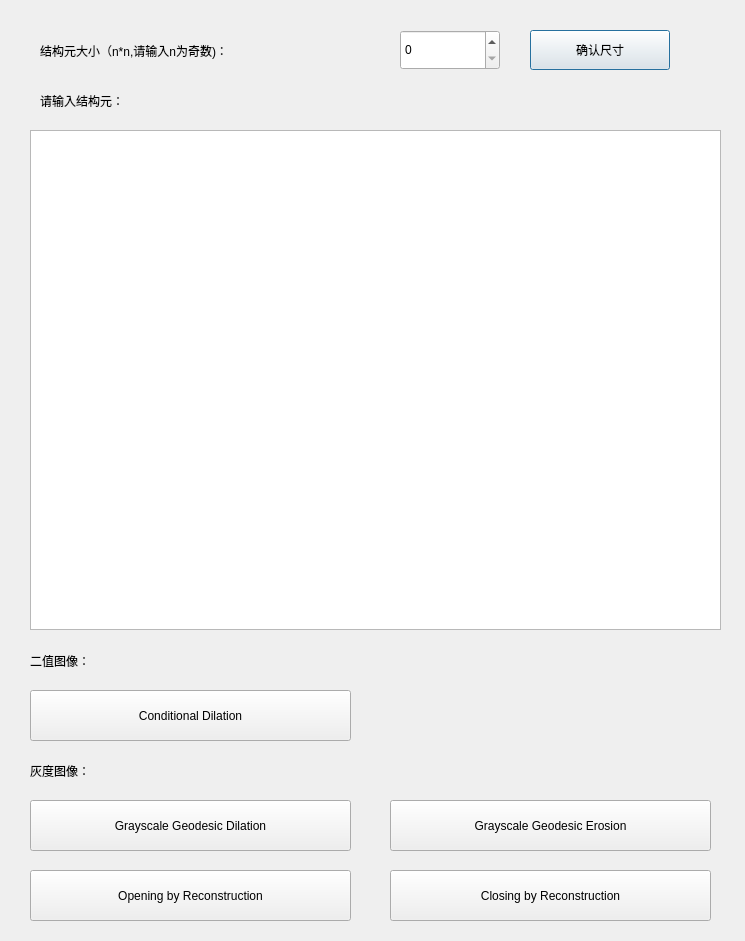
<?xml version="1.0" encoding="UTF-8"?>
<ui version="4.0">
 <class>ReconstructionDialog</class>
 <widget class="QDialog" name="ReconstructionDialog">
  <property name="geometry">
   <rect>
    <x>0</x>
    <y>0</y>
    <width>745</width>
    <height>941</height>
   </rect>
  </property>
  <property name="windowTitle">
   <string>Dialog</string>
  </property>
  <widget class="QTableWidget" name="tableWidget">
   <property name="geometry">
    <rect>
     <x>30</x>
     <y>130</y>
     <width>691</width>
     <height>500</height>
    </rect>
   </property>
  </widget>
  <widget class="QPushButton" name="confirmButton">
   <property name="geometry">
    <rect>
     <x>530</x>
     <y>30</y>
     <width>140</width>
     <height>40</height>
    </rect>
   </property>
   <property name="text">
    <string>确认尺寸</string>
   </property>
  </widget>
  <widget class="QSpinBox" name="spinBox">
   <property name="geometry">
    <rect>
     <x>400</x>
     <y>30</y>
     <width>100</width>
     <height>40</height>
    </rect>
   </property>
  </widget>
  <widget class="QLabel" name="label">
   <property name="geometry">
    <rect>
     <x>40</x>
     <y>30</y>
     <width>351</width>
     <height>41</height>
    </rect>
   </property>
   <property name="text">
    <string>结构元大小（n*n,请输入n为奇数)：</string>
   </property>
  </widget>
  <widget class="QLabel" name="label_2">
   <property name="geometry">
    <rect>
     <x>40</x>
     <y>80</y>
     <width>351</width>
     <height>41</height>
    </rect>
   </property>
   <property name="text">
    <string>请输入结构元：</string>
   </property>
  </widget>
  <widget class="QPushButton" name="conditionaldilationButton">
   <property name="geometry">
    <rect>
     <x>30</x>
     <y>690</y>
     <width>321</width>
     <height>51</height>
    </rect>
   </property>
   <property name="text">
    <string>Conditional Dilation</string>
   </property>
  </widget>
  <widget class="QPushButton" name="geodesicdilationButton">
   <property name="geometry">
    <rect>
     <x>30</x>
     <y>800</y>
     <width>321</width>
     <height>51</height>
    </rect>
   </property>
   <property name="text">
    <string>Grayscale Geodesic Dilation</string>
   </property>
  </widget>
  <widget class="QPushButton" name="geodesicerosionButton">
   <property name="geometry">
    <rect>
     <x>390</x>
     <y>800</y>
     <width>321</width>
     <height>51</height>
    </rect>
   </property>
   <property name="text">
    <string>Grayscale Geodesic Erosion</string>
   </property>
  </widget>
  <widget class="QPushButton" name="openingButton">
   <property name="geometry">
    <rect>
     <x>30</x>
     <y>870</y>
     <width>321</width>
     <height>51</height>
    </rect>
   </property>
   <property name="text">
    <string>Opening by Reconstruction</string>
   </property>
  </widget>
  <widget class="QLabel" name="label_3">
   <property name="geometry">
    <rect>
     <x>30</x>
     <y>640</y>
     <width>351</width>
     <height>41</height>
    </rect>
   </property>
   <property name="text">
    <string>二值图像：</string>
   </property>
  </widget>
  <widget class="QLabel" name="label_4">
   <property name="geometry">
    <rect>
     <x>30</x>
     <y>750</y>
     <width>351</width>
     <height>41</height>
    </rect>
   </property>
   <property name="text">
    <string>灰度图像：</string>
   </property>
  </widget>
  <widget class="QPushButton" name="closingButton">
   <property name="geometry">
    <rect>
     <x>390</x>
     <y>870</y>
     <width>321</width>
     <height>51</height>
    </rect>
   </property>
   <property name="text">
    <string>Closing by Reconstruction</string>
   </property>
  </widget>
 </widget>
 <resources/>
 <connections/>
</ui>
